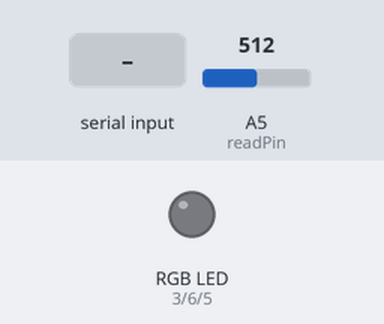
This sketch was run on a simulated Arduino Uno, built with avr-gcc and run on an emulated ATmega328P. On the bench: an RGB LED mixed from three pins (HIGH = lit). Inputs (shaded band) come from the test bench; at power-on: A5 (readPin) = 512. Dim RGB values are drawn brighter than linear; what the sketch prints to the serial monitor is not drawn.

Above: at 1.2 s.
1.3 s: "2" received over Serial
At 3.1 s:
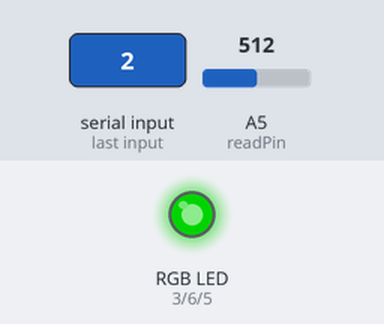
3.8 s: A5 (readPin) set to 691
At 4.4 s:
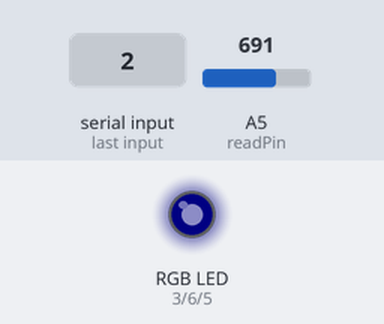
5.3 s: A5 (readPin) set to 672
At 5.7 s:
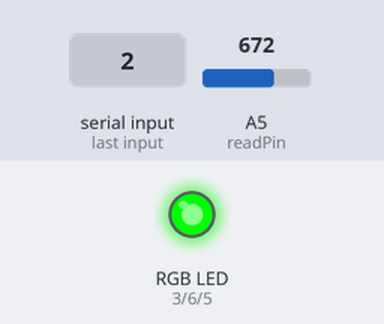
6.8 s: A5 (readPin) set to 900
At 8.0 s:
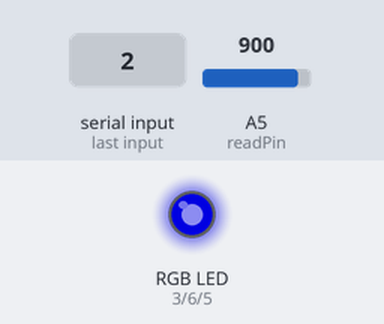
8.3 s: A5 (readPin) set to 1023
At 9.5 s:
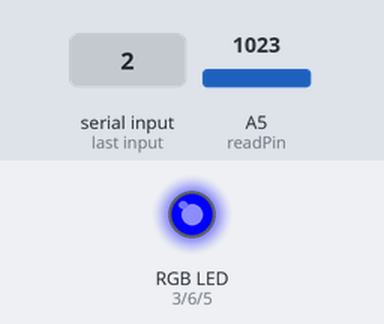
9.8 s: A5 (readPin) set to 331
At 10.9 s:
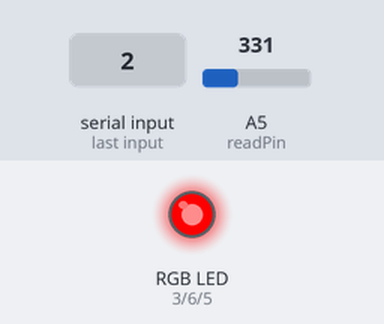
Timing chart, 0 to 12.3 s (numbered marks = the images above; inputs shaded):
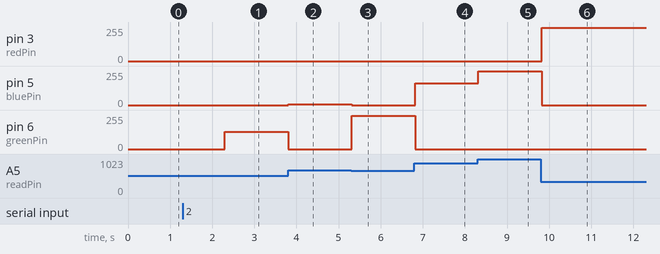

Measured:
- after the input at 1.3 s, pin 6 (greenPin): 0/255 → 128/255 after 1.0 s
- after the input at 3.8 s, pin 5 (bluePin): 0/255 → 6/255 at once; pin 6 (greenPin): 128/255 → 0/255 at once
- after the input at 5.3 s, pin 5 (bluePin): 6/255 → 0/255 at once; pin 6 (greenPin): 0/255 → 248/255 at once
- after the input at 6.8 s, pin 5 (bluePin): 0/255 → 163/255 at once; pin 6 (greenPin): 248/255 → 0/255 at once
- after the input at 8.3 s, pin 5 (bluePin): 163/255 → 255/255 at once
- after the input at 9.8 s, pin 3 (redPin): 0/255 → 248/255 at once; pin 5 (bluePin): 255/255 → 0/255 at once

The sketch:

project13_RGB_mood_lamp.ino
```cpp
// Project 13: RGB Mood Lamp with Dual Control Modes
// Board: Arduino Uno
// Mode 1 (Serial): type a color and brightness (0-255) to control LEDs manually
// Mode 2 (Potentiometer): turn knob to cycle through red, green, blue zones with brightness control
// Components: 10K potentiometer, 3x 200 ohm resistors, red/blue/green LEDs

int redPin   = 3;   // red LED anode
int bluePin  = 5;   // blue LED anode
int greenPin = 6;   // green LED anode
int readPin  = A5;  // potentiometer wiper
int readValue;      // raw ADC value (0-1023)
int ledValue;       // PWM brightness value (0-255)
String welcome = "Choose Mode:";
String mode1   = "[1] Serial Monitor";
String mode2   = "[2] Potentiometer";
String choice;      // user mode selection
String color;       // user color selection (mode 1)
int wait = 500;

void setup() {
  Serial.begin(9600);
  pinMode(redPin,   OUTPUT);
  pinMode(greenPin, OUTPUT);
  pinMode(bluePin,  OUTPUT);
  pinMode(readPin,  INPUT);
}

void loop() {
  readValue = analogRead(readPin);

  // display mode selection menu
  Serial.println(welcome);
  Serial.println(mode1);
  Serial.println(mode2);
  while (Serial.available() == 0) {}
  choice = Serial.readString();

  // mode 1: manual serial control
  if (choice == "1") {
    Serial.println("Which Color?");
    while (Serial.available() == 0) {}
    color = Serial.readString();
    Serial.println("Brightness ? (0 - 255)");
    while (Serial.available() == 0) {}
    ledValue = Serial.parseInt();

    if (color == "Red" || color == "red") {
      analogWrite(redPin,   ledValue);
      digitalWrite(bluePin,  LOW);
      digitalWrite(greenPin, LOW);
    }
    if (color == "Blue" || color == "blue") {
      analogWrite(bluePin,  ledValue);
      digitalWrite(redPin,   LOW);
      digitalWrite(greenPin, LOW);
    }
    if (color == "Green" || color == "green") {
      analogWrite(greenPin, ledValue);
      digitalWrite(redPin,   LOW);
      digitalWrite(bluePin,  LOW);
    }
  }

  // mode 2: potentiometer control
  // continuously reads potentiometer until new serial input received
  if (choice == "2") {
    while (Serial.available() == 0) {
      readValue = analogRead(readPin);

      // zone 1: red (0-340), brightness increases left to right
      if (readValue >= 0 && readValue <= 340) {
        ledValue = (255.0 / 340.0) * readValue;
        analogWrite(redPin,   ledValue);
        digitalWrite(bluePin,  LOW);
        digitalWrite(greenPin, LOW);
      }
      // zone 2: green (341-681), brightness increases left to right
      if (readValue >= 341 && readValue <= 681) {
        ledValue = (255.0 / 340.0) * (readValue - 341);
        analogWrite(greenPin, ledValue);
        digitalWrite(bluePin,  LOW);
        digitalWrite(redPin,   LOW);
      }
      // zone 3: blue (682-1023), brightness increases left to right
      if (readValue >= 682 && readValue <= 1023) {
        ledValue = (255.0 / 341.0) * (readValue - 682);
        analogWrite(bluePin,  ledValue);
        digitalWrite(greenPin, LOW);
        digitalWrite(redPin,   LOW);
      }
      delay(50);
    }
  }
}
```
